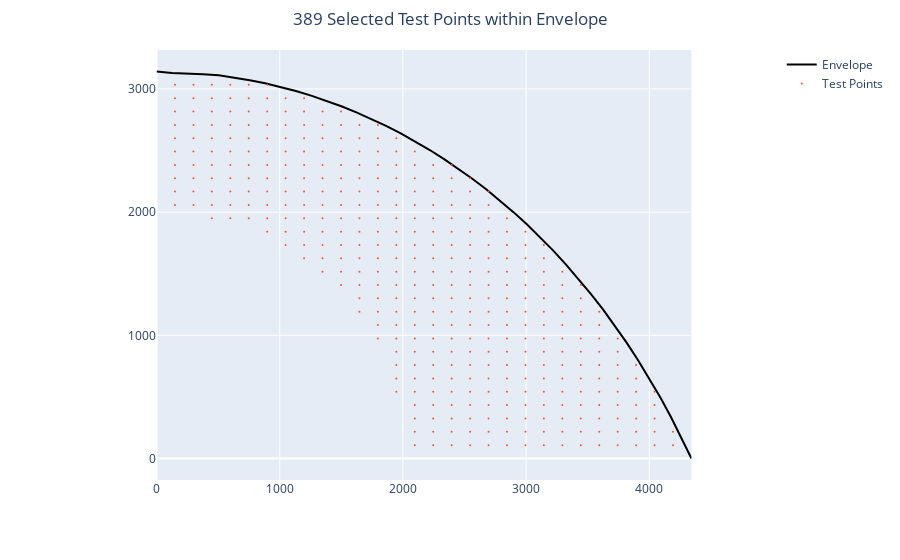

Source (notebook cell):
### Markdown cell above
## Small Sample (400 pts)

### Code cell
small_sample = get_sample_points(envelope_df, min_distance=2000, lin_density=30)
plot_sample_points(envelope_df, pd.DataFrame(small_sample))

### Figure 1 — Plotly figure (JSON) as saved in the notebook; plotly's stock layout.template omitted (floating-point values rounded to 4 significant figures; data arrays with more than 128 entries replaced by an {"elided": "..."} marker saying what was removed)
{"data": [{"line": {"color": "black"}, "mode": "lines", "name": "Envelope", "type": "scatter", "x": [4342.0, 4260.0, 4176.0, 4089.0, 4000.0, 3909.0, 3816.0, 3721.0, 3624.0, 3525.0, 3425.0, 3322.0, 3219.0, 3113.0, 3006.0, 2897.0, 2787.0, 2676.0, 2563.0, 2450.0, 2335.0, 2218.0, 2101.0, 1983.0, 1864.0, 1743.0, 1622.0, 1501.0, 1378.0, 1255.0, 1131.0, 1007.0, 882.2, 756.9, 631.3, 505.4, 378.8, 252.3, 126.1, 1.924e-13], "y": [0.0, 171.7, 337.1, 496.5, 650.1, 798.0, 940.6, 1078.0, 1210.0, 1337.0, 1459.0, 1577.0, 1689.0, 1797.0, 1901.0, 2000.0, 2095.0, 2185.0, 2271.0, 2353.0, 2430.0, 2504.0, 2573.0, 2639.0, 2700.0, 2757.0, 2810.0, 2859.0, 2904.0, 2946.0, 2983.0, 3016.0, 3046.0, 3071.0, 3093.0, 3110.0, 3120.0, 3125.0, 3129.0, 3141.0]}, {"marker": {"size": 2}, "mode": "markers", "name": "Test Points", "type": "scatter", "x": {"elided": "389 float values"}, "y": {"elided": "389 float values"}}], "layout": {"margin": {"t": 50}, "title": {"text": "389 Selected Test Points within Envelope", "x": 0.5}, "xaxis": {"constrain": "domain", "range": [0, 4342.0]}, "yaxis": {"dtick": 1000, "scaleanchor": "x", "scaleratio": 1}}}
